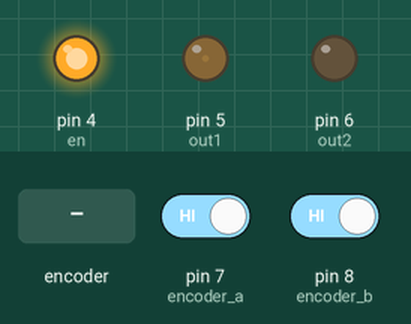
This sketch was run on a simulated Arduino Uno, built with avr-gcc and run on an emulated ATmega328P. Parts: output pins drawn as LEDs (lit = HIGH). Inputs (shaded band) come from the test bench; at power-on: pin 7 (encoder_a) HIGH, pin 8 (encoder_b) HIGH. What the sketch prints to the serial monitor is not drawn.

Above: at 1.2 s.
1.3 s: rotary encoder on pin 7 (encoder_a) / pin 8 (encoder_b) turned 1 step (first pin leading)
Timing chart, 0 to 4.3 s (numbered marks = the images above; inputs shaded):
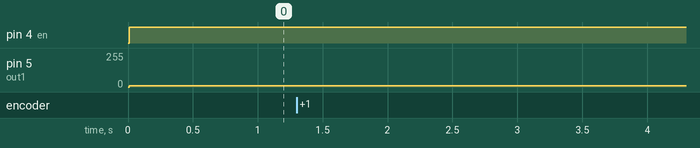

Measured:
- after the input at 1.3 s, every drawn part: stays the same

The sketch:

Enocder_test_and_RPM_smoothing.ino
```cpp
#include "PinChangeInterrupt.h"

#include <PWMFreak.h>
int pins_9_10 = 9;  // timer 1
int timer1_div = 1;
int en = 4;
int out1 = 5;
int out2 = 6;

unsigned long t_start_loop = micros(); //us
const int encoder_a = 7; // Pin 3
const int encoder_b = 8; // Pin 5
int encoder_pulse_counter = 0;
int direction = 1;
unsigned long dt_theory_us = 10000; // 10000us = 10ms
unsigned long dt_theory_ms = dt_theory_us/1000;
int pulses_arr[3] = {0,0,0};
// bool swap = false;
// int swap_counter = 0;

void encoderPinChangeA()
{
    encoder_pulse_counter += 1;
    direction = digitalRead(encoder_a) == digitalRead(encoder_b) ? -1 : 1;
}

void encoderPinChangeB()
{
    encoder_pulse_counter += 1;
    direction = digitalRead(encoder_a) != digitalRead(encoder_b) ? -1 : 1;
}

void setup()
{
    Serial.begin(115200);
    pinMode(encoder_a, INPUT_PULLUP);
    pinMode(encoder_b, INPUT_PULLUP);
    attachPCINT(digitalPinToPCINT(encoder_a), encoderPinChangeA, CHANGE);
    attachPCINT(digitalPinToPCINT(encoder_b), encoderPinChangeB, CHANGE);

    pinMode(out1, OUTPUT);
    pinMode(out2, OUTPUT);
    pinMode(en, OUTPUT);
    setPwmFrequency(pins_9_10, timer1_div); // timer 1
}

void loop()
{
  if((micros() - t_start_loop) >= dt_theory_us)
  {
    // Serial.print("\n------------------\n------------------\nHello\n------------------\n------------------\n");
    // if(swap)
    // {
    //   digitalWrite(en, LOW);
    //   analogWrite(out1, 100);
    //   analogWrite(out2, 0);
    // }
    // else
    // {
    //   digitalWrite(en, HIGH);
    //   analogWrite(out1, 100);
    //   analogWrite(out2, 0);
    // }
    digitalWrite(en, HIGH);
    analogWrite(out1, 10);
    analogWrite(out2, 0);

    int encoder_pulse_counter_sum = 0;
    for(int i=2;i>0;i--) // add values to rolling pulses-moving-average
    {
      pulses_arr[i] = pulses_arr[i-1];
      encoder_pulse_counter_sum += pulses_arr[i-1];
    }
    pulses_arr[0] = encoder_pulse_counter;
    encoder_pulse_counter_sum += encoder_pulse_counter;

    unsigned long rpm = 600*encoder_pulse_counter/(dt_theory_ms); // <---- (60000*encoder_pulse_counter/(dt_theory_ms)) /1008;
    unsigned long rpm_avg = 600/3*encoder_pulse_counter_sum/(dt_theory_ms);

    if(encoder_pulse_counter > 0)
    {
      unsigned long tick_per_10ms = 0;
      unsigned long tick_per_10ms_avg = 0;
      tick_per_10ms = encoder_pulse_counter/(dt_theory_ms/10);
      tick_per_10ms_avg = encoder_pulse_counter_sum/(3*dt_theory_ms/10);
      Serial.print("\nRPM (std, avg):            ");
      Serial.print(long(direction*rpm));
      Serial.print(",  ");
      Serial.println(long(direction*rpm_avg));
      // Serial.print("tick/us (std, avg):        ");
      // Serial.print(tick_per_10ms);
      // Serial.print(",  ");
      // Serial.println(tick_per_10ms_avg);
      Serial.print("Encoder pulses (std, avg): ");
      Serial.print(pulses_arr[0]);
      Serial.print(",  ");
      Serial.println(encoder_pulse_counter_sum/3);
    }
    encoder_pulse_counter = 0; // Clear variable just before counting again
    t_start_loop = micros();

    // swap_counter++;
  }
  // if(swap_counter >= 40)
  // {
  //   swap_counter = 0;
  //   swap = !swap;
  // }
}
```
